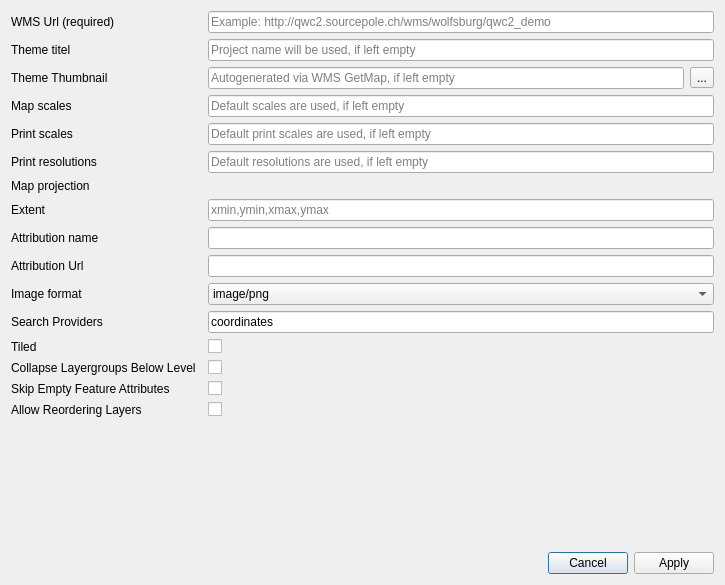
<?xml version="1.0" encoding="UTF-8"?>
<ui version="4.0">
 <class>Dialog</class>
 <widget class="QDialog" name="Dialog">
  <property name="geometry">
   <rect>
    <x>0</x>
    <y>0</y>
    <width>725</width>
    <height>585</height>
   </rect>
  </property>
  <property name="windowTitle">
   <string>Theme settings</string>
  </property>
  <layout class="QGridLayout" name="gridLayout">
   <item row="0" column="2">
    <widget class="QLineEdit" name="url_lineEdit">
     <property name="toolTip">
      <string>The address of desired WMS served by QGIS Server.</string>
     </property>
     <property name="placeholderText">
      <string>Example: http://qwc2.sourcepole.ch/wms/wolfsburg/qwc2_demo</string>
     </property>
    </widget>
   </item>
   <item row="6" column="2">
    <widget class="QgsProjectionSelectionWidget" name="mapCrs_widget"/>
   </item>
   <item row="11" column="2">
    <widget class="QLineEdit" name="searchProviders_lineEdit">
     <property name="toolTip">
      <string>List of the wanted search providers. Multiple provider names must be comma seperated</string>
     </property>
     <property name="text">
      <string>coordinates</string>
     </property>
     <property name="placeholderText">
      <string>Default provider: coordinates</string>
     </property>
    </widget>
   </item>
   <item row="2" column="0">
    <widget class="QLabel" name="label_2">
     <property name="text">
      <string>Theme Thumbnail</string>
     </property>
    </widget>
   </item>
   <item row="13" column="0">
    <widget class="QLabel" name="label_13">
     <property name="text">
      <string>Collapse Layergroups Below Level</string>
     </property>
    </widget>
   </item>
   <item row="1" column="0">
    <widget class="QLabel" name="label">
     <property name="text">
      <string>Theme titel</string>
     </property>
    </widget>
   </item>
   <item row="14" column="0">
    <widget class="QLabel" name="label_14">
     <property name="text">
      <string>Skip Empty Feature Attributes</string>
     </property>
    </widget>
   </item>
   <item row="3" column="2">
    <widget class="QLineEdit" name="scales_lineEdit">
     <property name="toolTip">
      <string>List of denominators of allowed map scales</string>
     </property>
     <property name="placeholderText">
      <string>Default scales are used, if left empty</string>
     </property>
    </widget>
   </item>
   <item row="5" column="2">
    <widget class="QLineEdit" name="printResolutions_lineEdit">
     <property name="toolTip">
      <string>List of available print resolutions</string>
     </property>
     <property name="placeholderText">
      <string>Default resolutions are used, if left empty</string>
     </property>
    </widget>
   </item>
   <item row="15" column="0">
    <widget class="QLabel" name="label_15">
     <property name="text">
      <string>Allow Reordering Layers</string>
     </property>
    </widget>
   </item>
   <item row="12" column="2">
    <widget class="QCheckBox" name="tiled_checkBox">
     <property name="layoutDirection">
      <enum>Qt::LeftToRight</enum>
     </property>
     <property name="text">
      <string/>
     </property>
     <property name="tristate">
      <bool>false</bool>
     </property>
    </widget>
   </item>
   <item row="12" column="0">
    <widget class="QLabel" name="label_12">
     <property name="text">
      <string>Tiled</string>
     </property>
    </widget>
   </item>
   <item row="3" column="0">
    <widget class="QLabel" name="label_3">
     <property name="text">
      <string>Map scales</string>
     </property>
    </widget>
   </item>
   <item row="4" column="2">
    <widget class="QLineEdit" name="printScales_lineEdit">
     <property name="toolTip">
      <string>List of denominators of allowed print scales</string>
     </property>
     <property name="placeholderText">
      <string>Default print scales are used, if left empty</string>
     </property>
    </widget>
   </item>
   <item row="0" column="0">
    <widget class="QLabel" name="label_16">
     <property name="text">
      <string>WMS Url (required)</string>
     </property>
    </widget>
   </item>
   <item row="8" column="2">
    <widget class="QLineEdit" name="attribution_lineEdit">
     <property name="toolTip">
      <string>Attribution which will be shown in the bottom right corner of the map</string>
     </property>
    </widget>
   </item>
   <item row="9" column="2">
    <widget class="QLineEdit" name="attributionUrl_lineEdit">
     <property name="toolTip">
      <string>Link associated to the attribution</string>
     </property>
    </widget>
   </item>
   <item row="10" column="0">
    <widget class="QLabel" name="label_9">
     <property name="text">
      <string>Image format</string>
     </property>
    </widget>
   </item>
   <item row="4" column="0">
    <widget class="QLabel" name="label_4">
     <property name="text">
      <string>Print scales</string>
     </property>
    </widget>
   </item>
   <item row="10" column="2">
    <widget class="QComboBox" name="format_comboBox">
     <property name="toolTip">
      <string>Map image format</string>
     </property>
     <item>
      <property name="text">
       <string>image/png</string>
      </property>
     </item>
     <item>
      <property name="text">
       <string>image/jpeg</string>
      </property>
     </item>
     <item>
      <property name="text">
       <string>image/png; mode=16bit</string>
      </property>
     </item>
     <item>
      <property name="text">
       <string>image/png; mode=8bit</string>
      </property>
     </item>
     <item>
      <property name="text">
       <string>image/png; mode=1bit</string>
      </property>
     </item>
     <item>
      <property name="text">
       <string>application/dxf</string>
      </property>
     </item>
    </widget>
   </item>
   <item row="8" column="0">
    <widget class="QLabel" name="label_8">
     <property name="text">
      <string>Attribution name</string>
     </property>
    </widget>
   </item>
   <item row="5" column="0">
    <widget class="QLabel" name="label_5">
     <property name="text">
      <string>Print resolutions</string>
     </property>
    </widget>
   </item>
   <item row="11" column="0">
    <widget class="QLabel" name="label_11">
     <property name="text">
      <string>Search Providers</string>
     </property>
    </widget>
   </item>
   <item row="9" column="0">
    <widget class="QLabel" name="label_10">
     <property name="text">
      <string>Attribution Url</string>
     </property>
    </widget>
   </item>
   <item row="6" column="0">
    <widget class="QLabel" name="label_6">
     <property name="text">
      <string>Map projection</string>
     </property>
    </widget>
   </item>
   <item row="7" column="0">
    <widget class="QLabel" name="label_7">
     <property name="text">
      <string>Extent</string>
     </property>
    </widget>
   </item>
   <item row="13" column="2">
    <widget class="QCheckBox" name="collapseLayerGroupsBelowLevel_checkBox">
     <property name="text">
      <string/>
     </property>
    </widget>
   </item>
   <item row="14" column="2">
    <widget class="QCheckBox" name="skipEmptyFeatureAttributes_checkBox">
     <property name="text">
      <string/>
     </property>
     <property name="tristate">
      <bool>false</bool>
     </property>
    </widget>
   </item>
   <item row="15" column="2">
    <widget class="QCheckBox" name="allowReorderingLayers_checkBox">
     <property name="text">
      <string/>
     </property>
    </widget>
   </item>
   <item row="2" column="2">
    <layout class="QGridLayout" name="gridLayout_2">
     <item row="0" column="0">
      <widget class="QLineEdit" name="thumbnail_lineEdit">
       <property name="toolTip">
        <string>Picture path of the thumbnail that will be shown in the Browser as a preview for the map</string>
       </property>
       <property name="placeholderText">
        <string>Autogenerated via WMS GetMap, if left empty</string>
       </property>
      </widget>
     </item>
     <item row="0" column="1">
      <widget class="QToolButton" name="thumbnail_button">
       <property name="text">
        <string>...</string>
       </property>
      </widget>
     </item>
    </layout>
   </item>
   <item row="1" column="2">
    <widget class="QLineEdit" name="title_lineEdit">
     <property name="placeholderText">
      <string>Project name will be used, if left empty</string>
     </property>
    </widget>
   </item>
   <item row="7" column="2">
    <widget class="QLineEdit" name="extent_lineEdit">
     <property name="toolTip">
      <string>Default extent of the map</string>
     </property>
     <property name="placeholderText">
      <string>xmin,ymin,xmax,ymax</string>
     </property>
    </widget>
   </item>
   <item row="16" column="0" colspan="3">
    <spacer name="verticalSpacer">
     <property name="orientation">
      <enum>Qt::Vertical</enum>
     </property>
     <property name="sizeHint" stdset="0">
      <size>
       <width>20</width>
       <height>40</height>
      </size>
     </property>
    </spacer>
   </item>
   <item row="17" column="0" colspan="3">
    <widget class="QDialogButtonBox" name="buttonBox">
     <property name="orientation">
      <enum>Qt::Horizontal</enum>
     </property>
     <property name="standardButtons">
      <set>QDialogButtonBox::Apply|QDialogButtonBox::Cancel</set>
     </property>
    </widget>
   </item>
  </layout>
 </widget>
 <customwidgets>
  <customwidget>
   <class>QgsProjectionSelectionWidget</class>
   <extends>QWidget</extends>
   <header>qgsprojectionselectionwidget.h</header>
  </customwidget>
 </customwidgets>
 <resources/>
 <connections>
  <connection>
   <sender>buttonBox</sender>
   <signal>accepted()</signal>
   <receiver>Dialog</receiver>
   <slot>accept()</slot>
   <hints>
    <hint type="sourcelabel">
     <x>248</x>
     <y>254</y>
    </hint>
    <hint type="destinationlabel">
     <x>157</x>
     <y>274</y>
    </hint>
   </hints>
  </connection>
  <connection>
   <sender>buttonBox</sender>
   <signal>rejected()</signal>
   <receiver>Dialog</receiver>
   <slot>reject()</slot>
   <hints>
    <hint type="sourcelabel">
     <x>316</x>
     <y>260</y>
    </hint>
    <hint type="destinationlabel">
     <x>286</x>
     <y>274</y>
    </hint>
   </hints>
  </connection>
 </connections>
</ui>
